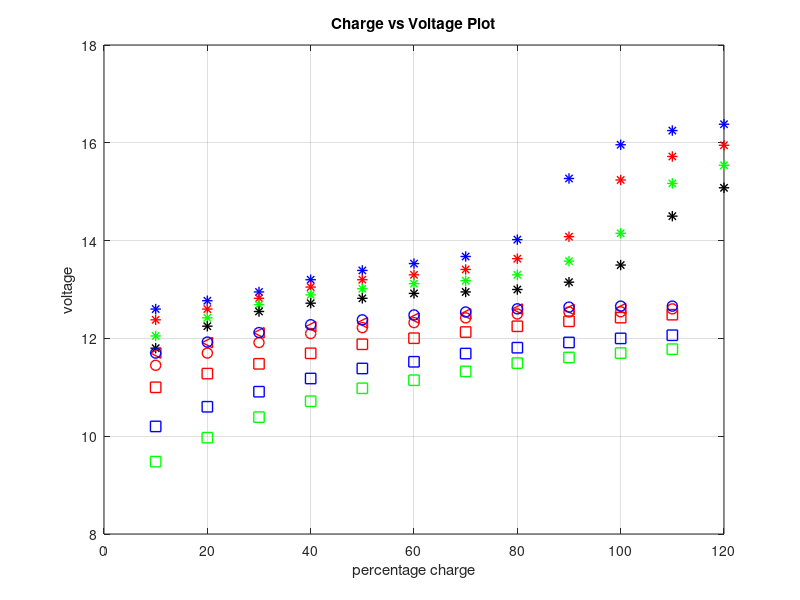

Source code (MATLAB): (Note: this script raises an error after producing the figure.)
#pkg unload control 
pkg load optim

## Charge
c5 = [12.6, 12.77, 12.95, 13.2, 13.39, 13.53, 13.675, 14.02, 15.27, 15.96, 16.25, 16.38];
c10 = [12.38, 12.6, 12.82, 13.05, 13.2, 13.3, 13.41, 13.63, 14.08, 15.24, 15.72, 15.95];
c20 = [12.05, 12.42, 12.69, 12.89, 13.015, 13.12, 13.18, 13.3, 13.58, 14.15, 15.17, 15.54];
c40 = [11.8, 12.25, 12.55, 12.72, 12.82, 12.92, 12.95, 13.0, 13.15, 13.5, 14.5, 15.08];

## Rest
rest = [11.7, 11.915, 12.115, 12.24, 12.32, 12.415, 12.5, 12.6, 12.59, 12.61];

## Discharge
d100 = [12.66, 12.66, 12.64, 12.605, 12.54, 12.48, 12.38, 12.28, 12.12, 11.925, 11.7];
d20 = [12.604, 12.545, 12.54, 12.5, 12.42, 12.323, 12.22, 12.1, 11.915, 11.7, 11.45];
d10 = [12.485, 12.425, 12.35, 12.248, 12.13, 12.004, 11.88, 11.695, 11.48, 11.28, 11];
d5 = [12.065, 12.0, 11.917, 11.81, 11.69, 11.522, 11.385, 11.18, 10.91, 10.602, 10.2];
d3 = [11.78, 11.7, 11.61, 11.495, 11.325, 11.145, 10.98, 10.715, 10.39, 9.97, 9.48];

percent = [10, 20, 30, 40, 50, 60, 70, 80, 90, 100, 110, 120];
percent11 = [110, 100, 90, 80, 70, 60, 50, 40, 30, 20, 10];
percentRest = [10, 20, 30, 40, 50, 60, 70, 80, 90, 100];

figure(1)
hold on
grid on
box on
#loglog(percent, c5, 'g<', 'LineWidth', 1, 'MarkerSize', 7.5)
plot(percent, c5, 'b*', 'LineWidth', 1, 'MarkerSize', 7.5)
plot(percent, c10, 'r*', 'LineWidth', 1, 'MarkerSize', 7.5)
plot(percent, c20, 'g*', 'LineWidth', 1, 'MarkerSize', 7.5)
plot(percent, c40, 'k*', 'LineWidth', 1, 'MarkerSize', 7.5)
plot(percentRest, rest, 'r<', 'LineWidth', 1, 'MarkerSize', 7.5)
plot(percent11, d3, 'gs', 'LineWidth', 1, 'MarkerSize', 7.5)
plot(percent11, d5, 'bs', 'LineWidth', 1, 'MarkerSize', 7.5)
plot(percent11, d10, 'rs', 'LineWidth', 1, 'MarkerSize', 7.5)
plot(percent11, d20, 'ro', 'LineWidth', 1, 'MarkerSize', 7.5)
plot(percent11, d100, 'bo', 'LineWidth', 1, 'MarkerSize', 7.5)
ylabel("voltage")
xlabel("percentage charge")
 title ("Charge vs Voltage Plot");
 h = legend ({"C/5"}, "C/10", "C/20", "C/40", "rest");
 legend (h, "location", "northeastoutside");
 set (h, "fontsize", 14);
hold off

figure(2)
hold on
grid on
box on
#loglog(percent, c5, 'g<', 'LineWidth', 1, 'MarkerSize', 7.5)
plot(c5, percent, 'b*', 'LineWidth', 1, 'MarkerSize', 7.5)
%plot(x,  (x - 17.481).* (x - 14.408).* (x - 14.202).* (x - 12.168).* (x - 17.452).* (x - 14.783) + 78.465, 'b-', 'LineWidth', 1, 'MarkerSize', 7.5)

plot(c10, percent, 'r*', 'LineWidth', 1, 'MarkerSize', 7.5)
%plot(x,  (x - 11.992).* (x - 14.325).* (x - 17.428).* (x - 14.420).* (x - 14.353).* (x - 17.227) + 88.222, 'r-', 'LineWidth', 1, 'MarkerSize', 7.5)

plot(c20, percent, 'g*', 'LineWidth', 1, 'MarkerSize', 7.5)
%plot(x,  (x - 17.190).* (x - 14.171).* (x - 14.205).* (x - 11.740).* (x - 17.159).* (x - 14.222) + 94.499)

plot(c40, percent, 'b<', 'LineWidth', 1, 'MarkerSize', 7.5)
%plot(x,  (x - 14.6659).* (x - 14.8680).* (x - 9.8940).* (x - 9.9535).* (x - 13.3392).* (x - 9.9839) + 100.1695)

plot(rest, percentRest, 'r<', 'LineWidth', 1, 'MarkerSize', 7.5)

plot(d3, percent11, 'gs', 'LineWidth', 1, 'MarkerSize', 7.5)
%plot(x,  (x - 10.1354).* (x - 10.1681).* (x - 10.1423).* (x - 6.4437).* (x - 13.7005).* (x - 13.5256) + 27.9198)

plot(d5, percent11, 'bs', 'LineWidth', 1, 'MarkerSize', 7.5)
plot(d10, percent11, 'rs', 'LineWidth', 1, 'MarkerSize', 7.5)
plot(d20, percent11, 'ro', 'LineWidth', 1, 'MarkerSize', 7.5)
plot(d100, percent11, 'bo', 'LineWidth', 1, 'MarkerSize', 7.5)
xlabel("voltage")
ylabel("percentage charge")
 title ("Voltage vs Charge Plot");
 h = legend ({"C/5"}, "C/5 Fit", "C/10", "C/10 Fit", "C/20", "C/20 Fit", "C/40", "C/40 Fit", "Rest");
 legend (h, "location", "northeastoutside");
 set (h, "fontsize", 14);
hold off